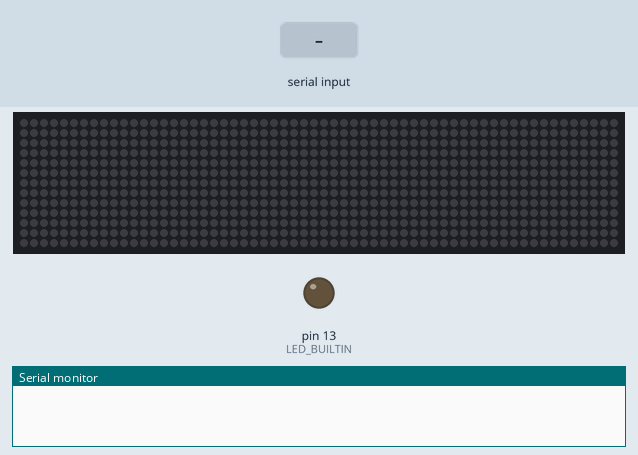
Bench run of a sketch on a simulated Arduino Uno, built with avr-gcc and run on an emulated ATmega328P. Shown: 60×13 RGB LED matrix (first LED top left, wired row by row), output pins drawn as LEDs (lit = HIGH), the last lines printed to the serial monitor. The test bench sets the inputs (shaded band). Dim RGB values are drawn brighter than linear.

Above: at 1.2 s.
1.3 s: "90:45\n" received over Serial
At 1.9 s:
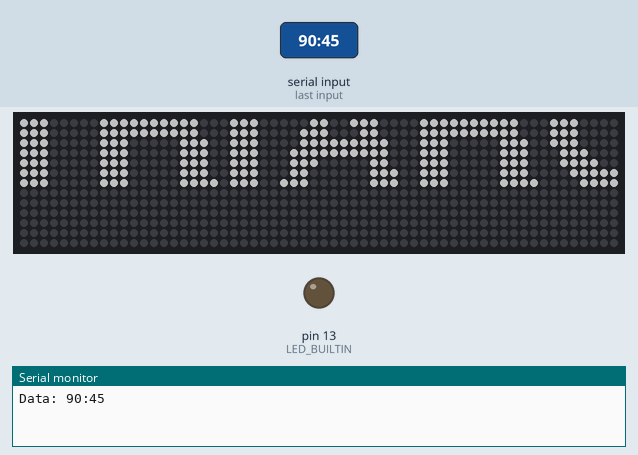
2.9 s: "200\n" received over Serial
At 3.6 s:
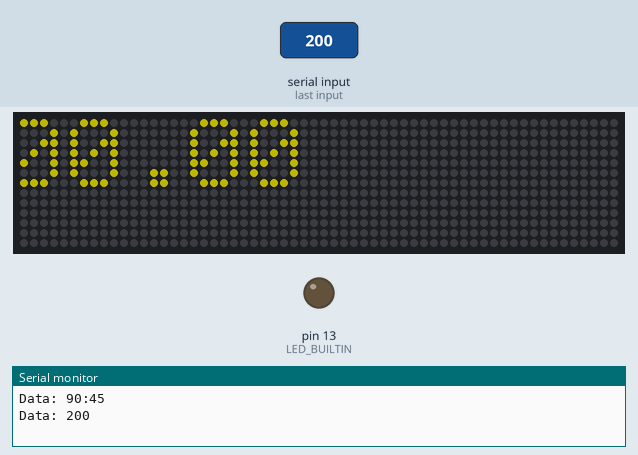
4.5 s: "1:90\n" received over Serial
At 5.2 s:
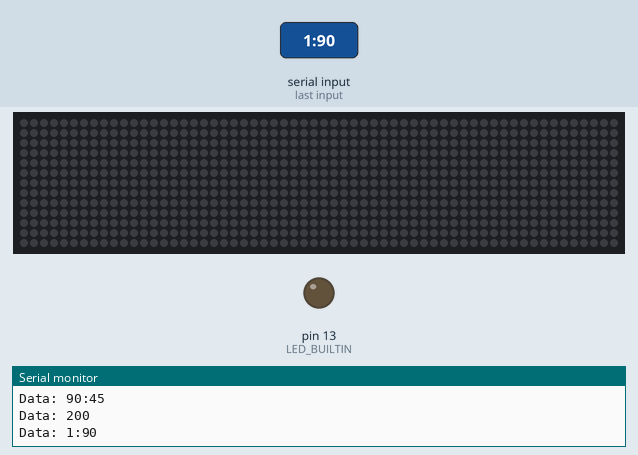
Timing chart, 0 to 7.5 s (numbered marks = the images above; inputs shaded):
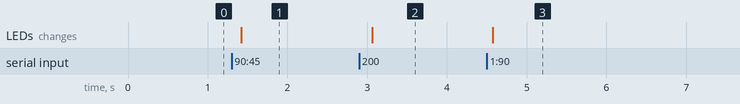

Measured:
- after the input at 1.3 s, the LEDs: change after 0.12 s (image 1)
- after the input at 2.9 s, the LEDs: change after 0.16 s (image 2)
- after the input at 4.5 s, the LEDs: change after 0.08 s (image 3)

The sketch:

pi_letter_example.ino
```cpp
// Adafruit_NeoMatrix example for single NeoPixel Shield.
// Scrolls 'Howdy' across the matrix in a portrait (vertical) orientation.

#include <Adafruit_GFX.h>    // Core graphics library
#include <Adafruit_TFTLCD.h> // Hardware-specific library
// 13 lines tall for text size 1
#include <Fonts/FreeSansBold9pt7b.h>
// 11 lines tall for text size 1
// #include <Fonts/FreeMonoBold9pt7b.h>
#include <Adafruit_NeoMatrix.h>
#include <Adafruit_NeoPixel.h>
#ifndef PSTR
 #define PSTR // Make Arduino Due happy
#endif

#define PIN 6

// MATRIX DECLARATION:
// Parameter 1 = width of NeoPixel matrix
// Parameter 2 = height of matrix
// Parameter 3 = pin number (most are valid)
// Parameter 4 = matrix layout flags, add together as needed:
//   NEO_MATRIX_TOP, NEO_MATRIX_BOTTOM, NEO_MATRIX_LEFT, NEO_MATRIX_RIGHT:
//     Position of the FIRST LED in the matrix; pick two, e.g.
//     NEO_MATRIX_TOP + NEO_MATRIX_LEFT for the top-left corner.
//   NEO_MATRIX_ROWS, NEO_MATRIX_COLUMNS: LEDs are arranged in horizontal
//     rows or in vertical columns, respectively; pick one or the other.
//   NEO_MATRIX_PROGRESSIVE, NEO_MATRIX_ZIGZAG: all rows/columns proceed
//     in the same order, or alternate lines reverse direction; pick one.
//   See example below for these values in action.
// Parameter 5 = pixel type flags, add together as needed:
//   NEO_KHZ800  800 KHz bitstream (most NeoPixel products w/WS2812 LEDs)
//   NEO_KHZ400  400 KHz (classic 'v1' (not v2) FLORA pixels, WS2811 drivers)
//   NEO_GRB     Pixels are wired for GRB bitstream (most NeoPixel products)
//   NEO_GRBW    Pixels are wired for GRBW bitstream (RGB+W NeoPixel products)
//   NEO_RGB     Pixels are wired for RGB bitstream (v1 FLORA pixels, not v2)


// In this application we'd like to use it as a 60x13 matrix,
// with the first pixel at the top left.
// Lines are arranged in zig zag order.
Adafruit_NeoMatrix matrix = Adafruit_NeoMatrix(60, 13, PIN,
  NEO_MATRIX_TOP     + NEO_MATRIX_LEFT +
  NEO_MATRIX_ROWS + NEO_MATRIX_ZIGZAG,
  NEO_GRB            + NEO_KHZ800);

String message = "PATRIARCHY";
int percent = 23;
String subMessage = "";
bool isRed = false;
uint16_t red = matrix.Color(255, 20, 20);
uint16_t green = matrix.Color(20, 255, 60);
uint16_t yellow = matrix.Color(240, 240, 40);
uint16_t white = matrix.Color(255, 255, 255);
int pixelsInMessage = (message.length() * 11) + 11;
int w = matrix.width();
int x = 0;
int counter = 0;
float price = 0.0;

void setup() {
  matrix.begin();
  matrix.clear();
  matrix.setTextWrap(false);
  matrix.setFont(&FreeSansBold9pt7b);
  matrix.setTextColor(matrix.Color(255, 255, 255));
  matrix.setTextSize(1);
  matrix.setBrightness(85);
  pinMode(LED_BUILTIN, OUTPUT);
  Serial.begin(230400);
}

void loop() {
  if (Serial.available() > 0) {
    String data = Serial.readStringUntil('\n');
    counter = data.substring(0, data.indexOf(':')).toInt();
    float newPrice = data.substring(data.indexOf(':') + 1).toFloat();
    if (newPrice != price) {
      if (newPrice < price) {
        isRed = true;
      } else {
        isRed = false;
      }
    }
    price = newPrice;
    Serial.print("Data: ");
    Serial.println(data);
    x = counter % (pixelsInMessage + 24 + w);
    matrix.fillScreen(0);
    matrix.setCursor(-x + w, 6);
    matrix.setTextColor(white);
    matrix.setFont(&FreeSansBold9pt7b);
    matrix.print(message);
    matrix.setCursor(-x + w + pixelsInMessage + 12, 6);
    if (isRed) { // Going down
      for (int i = 1; i < 5; i++) {
        matrix.drawFastHLine(-x + w + pixelsInMessage - i + 6, 5 - i + 1, i, red);
      }
      for (int j = 1; j < 5; j++) {
        matrix.drawFastHLine(-x + w + pixelsInMessage + 6, 5 - j + 1, j, red);
      }
      matrix.setTextColor(yellow);
    } else { // Going up
      for (int i = 1; i < 5; i++) {
        matrix.drawFastHLine(-x + w + pixelsInMessage - i + 6, i + 1, i, green);
      }
      for (int j = 1; j < 5; j++) {
        matrix.drawFastHLine(-x + w + pixelsInMessage + 6, j + 1, j, green);
      }
      matrix.setTextColor(yellow);
    }
    matrix.setFont();
    matrix.print(String(price + subMessage));
    matrix.show();
  }
}
```
